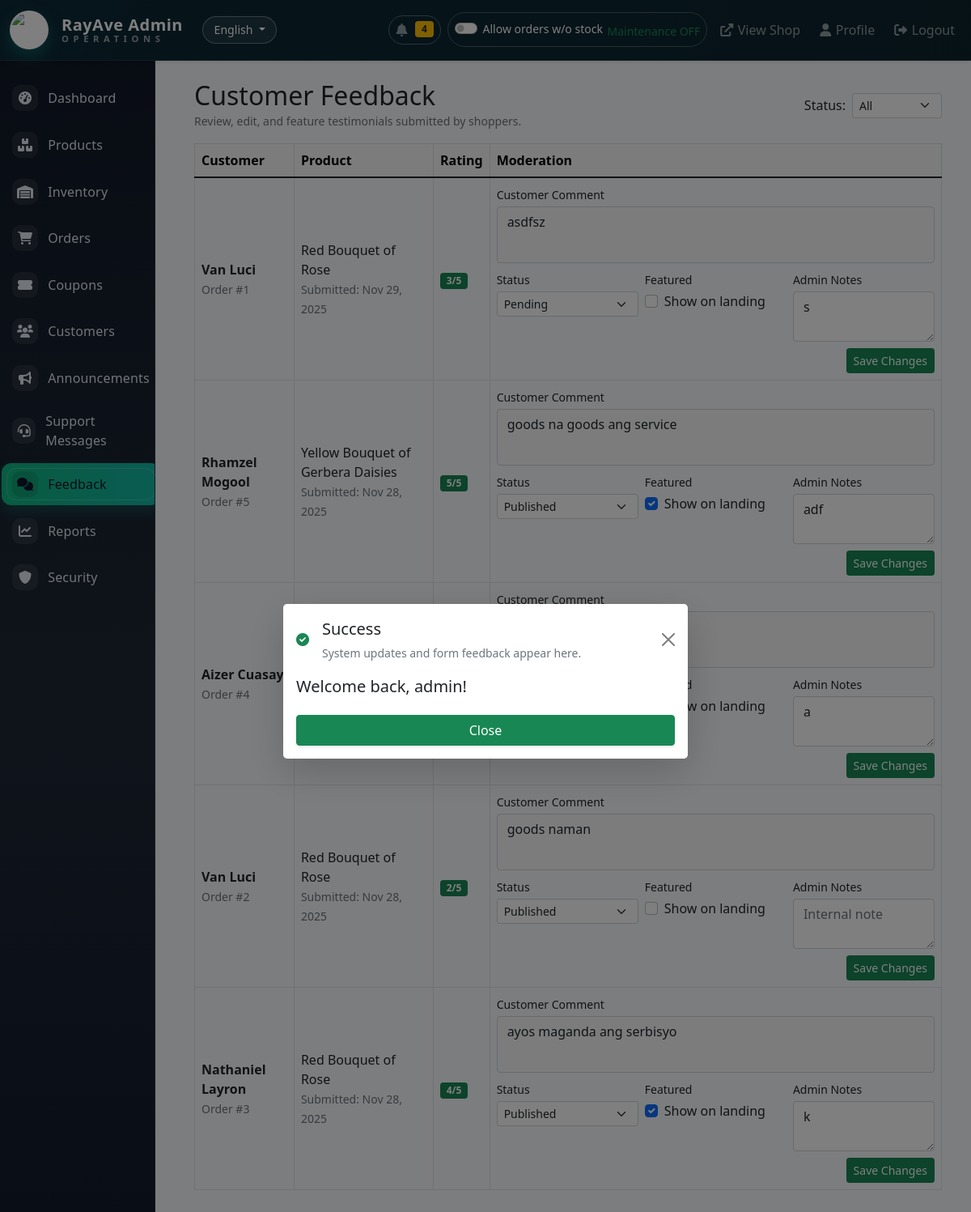
/admin/feedback.php (signed in), run on the app's committed database.
### tables this page shows
CREATE TABLE `shipping_settings` (
  `id` tinyint unsigned NOT NULL,
  `per_km_rate` decimal(10,2) NOT NULL DEFAULT '10.00',
  `per_mile_rate` decimal(10,2) NOT NULL DEFAULT '16.09',
  `base_fee` decimal(10,2) NOT NULL DEFAULT '0.00',
  `minimum_fee` decimal(10,2) NOT NULL DEFAULT '0.00',
  `zone_roxas_fee` decimal(10,2) NOT NULL DEFAULT '0.00',
  `zone_oriental_fee` decimal(10,2) NOT NULL DEFAULT '0.00',
  `zone_out_province_fee` decimal(10,2) NOT NULL DEFAULT '0.00',
  `calculation_unit` enum('km','mile') NOT NULL DEFAULT 'km',
  `google_maps_api_key` varchar(255) DEFAULT NULL,
  `allow_out_of_stock_orders` tinyint(1) NOT NULL DEFAULT '0',
  `updated_by` int unsigned DEFAULT NULL,
  `updated_at` timestamp NULL DEFAULT CURRENT_TIMESTAMP ON UPDATE CURRENT_TIMESTAMP,
  PRIMARY KEY (`id`)
);

CREATE TABLE `customer_feedback` (
  `id` int NOT NULL AUTO_INCREMENT,
  `order_id` int NOT NULL,
  `order_item_id` int NOT NULL,
  `product_id` int NOT NULL,
  `user_id` int NOT NULL,
  `rating` tinyint NOT NULL,
  `comment` text NOT NULL,
  `status` enum('pending','published','hidden') DEFAULT 'pending',
  `is_featured` tinyint(1) DEFAULT '0',
  `admin_notes` text,
  `created_at` timestamp NULL DEFAULT CURRENT_TIMESTAMP,
  `updated_at` timestamp NULL DEFAULT CURRENT_TIMESTAMP ON UPDATE CURRENT_TIMESTAMP,
  PRIMARY KEY (`id`),
  UNIQUE KEY `uniq_feedback_order_item_user` (`order_item_id`,`user_id`),
  KEY `fk_feedback_order` (`order_id`),
  KEY `fk_feedback_user` (`user_id`),
  KEY `idx_feedback_status` (`status`),
  KEY `idx_feedback_featured` (`is_featured`),
  KEY `idx_feedback_product` (`product_id`),
  CONSTRAINT `fk_feedback_order` FOREIGN KEY (`order_id`) REFERENCES `orders` (`id`) ON DELETE CASCADE,
  CONSTRAINT `fk_feedback_order_item` FOREIGN KEY (`order_item_id`) REFERENCES `order_items` (`id`) ON DELETE CASCADE,
  CONSTRAINT `fk_feedback_product` FOREIGN KEY (`product_id`) REFERENCES `products` (`id`) ON DELETE CASCADE,
  CONSTRAINT `fk_feedback_user` FOREIGN KEY (`user_id`) REFERENCES `users` (`id`) ON DELETE CASCADE
);

CREATE TABLE `users` (
  `id` int NOT NULL AUTO_INCREMENT,
  `username` varchar(50) NOT NULL,
  `email` varchar(100) NOT NULL,
  `password` varchar(255) NOT NULL,
  `full_name` varchar(100) DEFAULT NULL,
  `address` text,
  `phone` varchar(20) DEFAULT NULL,
  `role` enum('customer','admin') DEFAULT 'customer',
  `google_id` varchar(255) DEFAULT NULL,
  `email_verified_at` datetime DEFAULT NULL,
  `password_reset_token` varchar(255) DEFAULT NULL,
  `password_reset_expires_at` datetime DEFAULT NULL,
  `email_opt_in` tinyint(1) NOT NULL DEFAULT '1',
  `avatar_url` varchar(512) DEFAULT NULL,
  `birthday` date DEFAULT NULL,
  `reward_points` int unsigned NOT NULL DEFAULT '0',
  `is_disabled` tinyint(1) NOT NULL DEFAULT '0',
  `last_login` timestamp NULL DEFAULT NULL,
  `email_verified` tinyint(1) DEFAULT '0',
  `verification_token` varchar(100) DEFAULT NULL,
  `created_at` timestamp NULL DEFAULT CURRENT_TIMESTAMP,
  PRIMARY KEY (`id`),
  UNIQUE KEY `username` (`username`),
  UNIQUE KEY `email` (`email`),
  UNIQUE KEY `users_google_id_unique` (`google_id`),
  KEY `users_password_reset_token_index` (`password_reset_token`)
);

CREATE TABLE `products` (
  `id` int NOT NULL AUTO_INCREMENT,
  `name` varchar(255) NOT NULL,
  `description` text,
  `tags` varchar(255) DEFAULT NULL,
  `customize_step` tinyint unsigned DEFAULT NULL,
  `customize_filter_id` int unsigned DEFAULT NULL,
  `customize_archived` tinyint(1) NOT NULL DEFAULT '0',
  `price` decimal(10,2) NOT NULL,
  `image` varchar(255) DEFAULT NULL,
  `canvas_image` varchar(255) DEFAULT NULL,
  `category_id` int DEFAULT NULL,
  `stock_quantity` int DEFAULT '0',
  `availability_status` varchar(20) NOT NULL DEFAULT 'available',
  `customization_stage` varchar(50) DEFAULT NULL,
  `customization_tags` varchar(255) DEFAULT NULL,
  `weight` decimal(8,2) DEFAULT NULL,
  `dimensions` varchar(50) DEFAULT NULL,
  `is_featured` tinyint(1) DEFAULT '0',
  `created_at` timestamp NULL DEFAULT CURRENT_TIMESTAMP,
  `low_stock_threshold` int NOT NULL DEFAULT '5',
  PRIMARY KEY (`id`),
  KEY `category_id` (`category_id`),
  CONSTRAINT `products_ibfk_1` FOREIGN KEY (`category_id`) REFERENCES `categories` (`id`)
);

### admin/feedback.php (the view, shortened to what the rows shown need)
<?php
require_once '../includes/config.php';
$per_page = 8;
$page = isset($_GET['page']) ? max(1, (int) $_GET['page']) : 1;
$filters = [];
$count_sql = "SELECT COUNT(*) FROM customer_feedback cf";
$count_stmt = $pdo->prepare($count_sql);
$count_stmt->execute($filters);
$total_rows = (int) $count_stmt->fetchColumn();
$total_pages = max(1, (int) ceil($total_rows / $per_page));
$page = min($page, $total_pages);
$offset = ($page - 1) * $per_page;
$sql = "SELECT cf.*, p.name AS product_name, u.full_name, u.username
    FROM customer_feedback cf
    JOIN products p ON cf.product_id = p.id
    JOIN users u ON cf.user_id = u.id";
$filters = [];
$sql .= " ORDER BY cf.created_at DESC LIMIT $per_page OFFSET $offset";
$stmt = $pdo->prepare($sql);
$stmt->execute($filters);
$feedback_entries = $stmt->fetchAll(PDO::FETCH_ASSOC);
include 'includes/header.php';
?>
<div class="container-fluid py-4">
    <div class="d-flex justify-content-between align-items-center mb-3">
        <div>
            <h2 class="mb-0">Customer Feedback</h2>
        </div>
    </div>
    <?php if (empty($feedback_entries)): ?>
        <div class="alert alert-info">No feedback found for the selected filter.</div>
    <?php else: ?>
        <div class="table-responsive">
            <table class="table table-bordered align-middle">
                <thead class="table-light">
                    <tr>
                        <th>Customer</th>
                        <th>Product</th>
                        <th>Rating</th>
                        <th>Moderation</th>
                    </tr>
                </thead>
                <tbody>
                    <?php foreach ($feedback_entries as $entry): ?>
                        <tr>
                                <td>
                                <strong><?php echo htmlspecialchars($entry['full_name'] ?: 'Customer'); ?></strong><br>
                                <small class="text-muted">Order #<?php echo $entry['order_id']; ?></small>
                            </td>
                            <td>
                                <?php echo htmlspecialchars($entry['product_name']); ?><br>
                                <small class="text-muted">Submitted:
                                    <?php echo date('M j, Y', strtotime($entry['created_at'])); ?></small>
                            </td>
                            <td>
                                <span class="badge bg-success"><?php echo $entry['rating']; ?>/5</span>
                            </td>
                            <td style="min-width:300px;">
                                <form method="POST" class="row g-2 align-items-start">
                                    <div class="col-12">
                                        <label class="form-label small mb-1">Customer Comment</label>
                                        <div class="form-control bg-light" style="min-height: 70px;">
                                            <?php echo nl2br(htmlspecialchars($entry['comment'])); ?>
                                        </div>
                                    </div>
                                    <div class="col-md-4">
                                        <label class="form-label small mb-1">Status</label>
                                        <select name="status" class="form-select form-select-sm">
                                            <option value="pending" <?php echo $entry['status'] === 'pending' ? 'selected' : ''; ?>>Pending</option>
                                            <option value="published" <?php echo $entry['status'] === 'published' ? 'selected' : ''; ?>>Published</option>
                                        </select>
                                    </div>
                                    <div class="col-md-4">
                                        <label class="form-label small mb-1">Featured</label>
                                        <div class="form-check">
                                            <input class="form-check-input" type="checkbox" name="is_featured" value="1" <?php echo $entry['is_featured'] ? 'checked' : ''; ?>>
                                            <label class="form-check-label">Show on landing</label>
                                        </div>
                                    </div>
                                    <div class="col-md-4">
                                        <label class="form-label small mb-1">Admin Notes</label>
                                        <textarea name="admin_notes" class="form-control" rows="2"
                                            placeholder="Internal note"><?php echo htmlspecialchars($entry['admin_notes'] ?? ''); ?></textarea>
                                    </div>
                                    <div class="col-12 text-end">
                                        <button type="submit" class="btn btn-success btn-sm">Save Changes</button>
                                    </div>
                                </form>
                            </td>
                        </tr>
                    <?php endforeach; ?>
                </tbody>
            </table>
        </div>
    <?php endif; ?>
</div>
<?php include 'includes/footer.php'; ?>

### admin/includes/header.php (shortened to what the rows shown need)
<?php
$allowOutOfStockOrders = isOutOfStockOrderingEnabled();
?>
<!DOCTYPE html>
<html lang="<?php echo htmlspecialchars(getCurrentLanguage()); ?>">
<head>
    <link href="https://cdn.jsdelivr.net/npm/bootstrap@5.1.3/dist/css/bootstrap.min.css" rel="stylesheet">
    <link rel="stylesheet" href="https://cdnjs.cloudflare.com/ajax/libs/font-awesome/6.0.0/css/all.min.css">
    <link href="https://cdn.jsdelivr.net/npm/bootstrap@5.1.3/dist/css/bootstrap.min.css" rel="stylesheet">
</head>
<body>
    <nav class="navbar navbar-expand-lg navbar-dark admin-navbar sticky-top shadow-sm">
        <div class="container-fluid">
            <div class="collapse navbar-collapse" id="adminTopNav">
                <div class="navbar-nav ms-auto align-items-lg-center gap-lg-2">
                    <form method="POST" action="toggle-ordering-mode.php" class="nav-link nav-pill text-white-50 p-2"
                        style="border: 1px solid rgba(255,255,255,0.25); border-radius: 999px;"
                        data-ordering-override-form>
                        <div class="form-check form-switch text-white mb-0 small">
                            <input class="form-check-input" type="checkbox" role="switch"
                                id="allowOutOfStockSwitch"
                                <?php echo !$allowOutOfStockOrders ? 'checked' : ''; ?>
                                data-ordering-override-toggle>
                            <label class="form-check-label" for="allowOutOfStockSwitch">
                                <span class="d-none d-lg-inline"><?php echo $allowOutOfStockOrders ? 'Allow orders w/o stock' : 'Disallow Orders w/o stock'; ?></span>
                            </label>
                        </div>
                    </form>
                </div>
            </div>
        </div>
    </nav>
    <div class="container-fluid admin-shell">
        <div class="row">
            <main class="col-md-9 ms-sm-auto col-lg-10 px-md-4">

### data on the page
customer_feedback: user.full_name "Van Luci", order "1", product.name "Red Bouquet of Rose", created_at "Nov 29, 2025", rating "3", comment "asdfsz", status "Pending", admin_notes "s"
customer_feedback: user.full_name "Rhamzel Mogool", order "5", product.name "Yellow Bouquet of Gerbera Daisies", created_at "Nov 28, 2025", rating "5", comment "goods na goods ang service", status "Published", is_featured "☑", admin_notes "adf"
customer_feedback: user.full_name "Aizer Cuasay", order "4", admin_notes "a"
customer_feedback: user.full_name "Van Luci", order "2", product.name "Red Bouquet of Rose", created_at "Nov 28, 2025", rating "2", comment "goods naman", status "Published"
customer_feedback: user.full_name "Nathaniel Layron", order "3", product.name "Red Bouquet of Rose", created_at "Nov 28, 2025", rating "4", comment "ayos maganda ang serbisyo", status "Published", is_featured "☑", admin_notes "k"

### other printed values
currentLanguageLabel() "English"
$adminUnreadNotifications "4"
$_SESSION['success'] "Welcome back, admin!"
